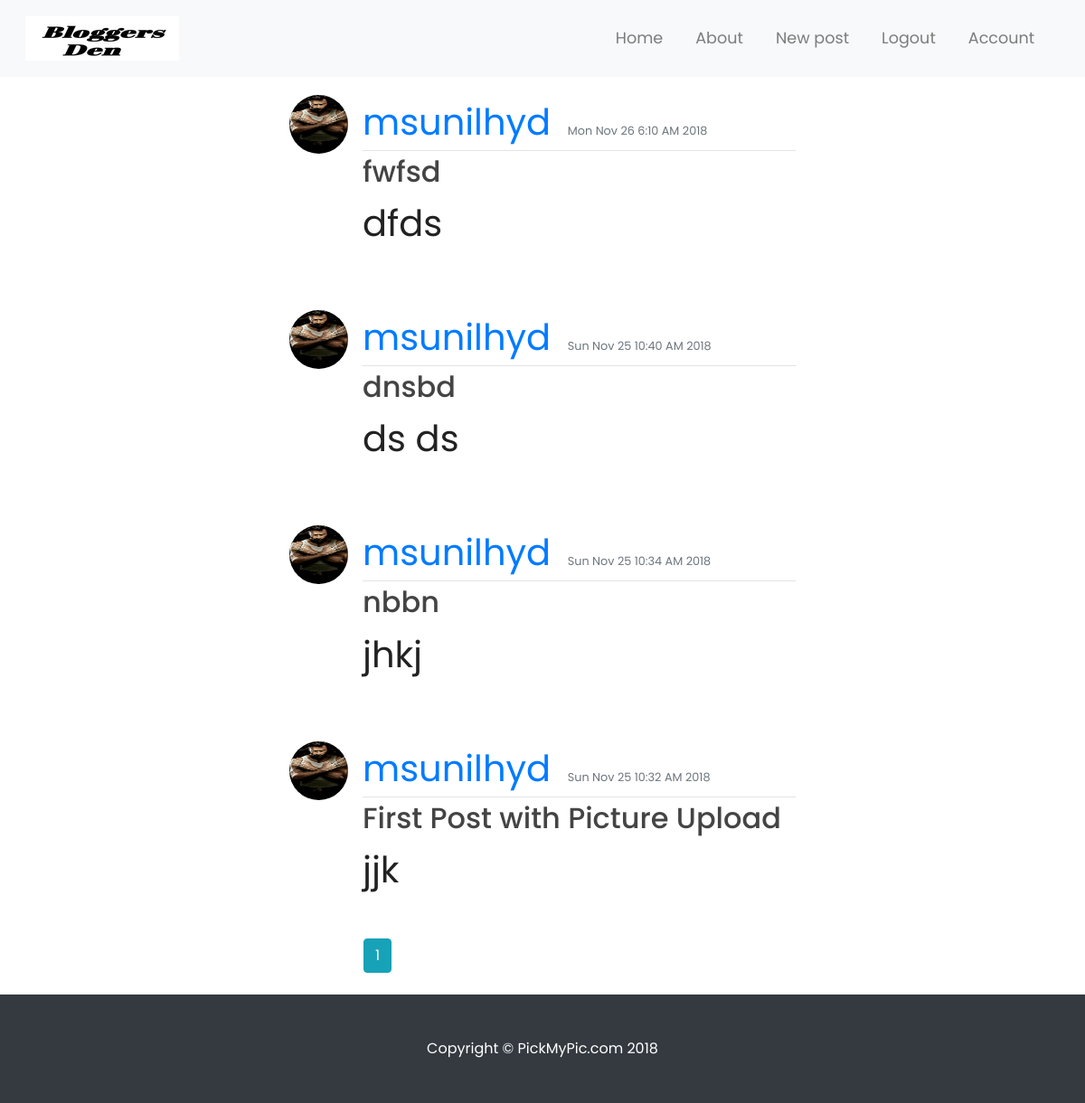
Screenshot of / (signed in) with the database file from the repository.
### flaskBlog/models.py (models this page shows, shortened)
class Post(db.Model):
	id = db.Column(db.Integer, primary_key=True)
	title = db.Column(db.String(100), nullable=False)
	date_posted = db.Column(db.DateTime(timezone=True), nullable=False, default=datetime.now)
	content = db.Column(db.Text, nullable=False)
	post_image_file = db.Column(db.String(30))
	user_id = db.Column(db.Integer, db.ForeignKey('user.id'), nullable=False)

class User(db.Model, UserMixin):
	id = db.Column(db.Integer, primary_key=True)
	username = db.Column(db.String(20), unique=True, nullable=False)
	email = db.Column(db.String(20), unique=True, nullable=False)
	image_file = db.Column(db.String(20), nullable=False, default='default.jpg')
	password = db.Column(db.String(60), nullable=False)
	posts = db.relationship('Post', backref='author', lazy=True)

### flaskBlog/routes.py (the view)
@app.route("/")
def main():
	page = request.args.get('page', 1, type=int)
	posts = Post.query.order_by(Post.date_posted.desc()).paginate(page=page, per_page=5)
	return render_template('home.html', posts=posts)

### flaskBlog/models.py (called while the page is built)
@login_manager.user_loader
def load_user(user_id):
	return User.query.get(int(user_id))

### flaskBlog/templates/home.html (shortened to what this page needs)
{% extends "layout.html" %}
{% block content %}
{% if current_user.is_authenticated %}
	{% for post in posts.items %}
		<article class="media content-section">
			<img class="rounded-circle article-img" src="{{ url_for('static', filename = 'profile_pics/'+ post.author.image_file) }}">
			<div class="media-body">
				<div class="article-metadata">
					<a class="mr-2 article-user-name" href="{{ url_for('user_posts', username=post.author.username) }}">
						{{ post.author.username}}
					</a>
					<small class="text-muted">
						{{ post.date_posted.strftime('%a %b %d %l:%M %p %Y') }}
					</small>
				</div>
				<h2> <a class="article-title" href="{{ url_for('post', post_id=post.id) }}">
					 	{{ post.title }}
					 </a>
				</h2>
				<p class="article-content">
					{{ post.content }}
				</p>
			</div>
		</article>
	{% endfor %}
<div class="iterations">
	{% for page_num in posts.iter_pages() %}
		{% if page_num %}
			{% if page_num == posts.page %}
				<a class="btn btn-info mb-4" href="{{ url_for('home', page=page_num) }}">{{ page_num }}</a>
			{% else %}
					<a class="btn btn-outline-info mb-4" href="{{ url_for('home', page=page_num) }}">{{ page_num }}</a>
			{% endif%}
		{% else %}
		...
		{% endif%}
	{% endfor %}
</div>
{% else %}
			<div class="media-body">
				<div class="article-metadata">
				<h2> Please Login ! </h2>
				</div>
			</div>
{% endif  %}
{% endblock content %}

### flaskBlog/templates/layout.html (shortened to what this page needs)
<!DOCTYPE html>
<html>
<head>
	<link rel="stylesheet" href="https://maxcdn.bootstrapcdn.com/bootstrap/4.0.0/css/bootstrap.min.css">
    <link rel="stylesheet" type="text/css" href=" {{ url_for('static', filename='main.css')}} " >
</head>
<body bgcolor="#E6E6FA">
	<nav class="navbar navbar-expand-md navbar-light bg-light sticky-top">
		<div class="container-fluid">
			<a class="navbar-brand" href="/"><img src="{{ url_for('static',
	       filename='nav/logo.png')}}"></a>
			<div class="collapse navbar-collapse" id="navbarResponsive">
				<ul class="navbar-nav ml-auto">
					<li class="nav-item-active">
						<a class="nav-link" href="{{ url_for('home') }}">Home</a>
					</li>
					<li class="nav-item-active">
						<a class="nav-link" href="{{ url_for('about') }}">About</a>
					</li>
					{% if current_user.is_authenticated %}
					<li class="nav-item-active">
						<a class="nav-link" href="{{ url_for('new_post') }}">New post</a>
					</li>
					<li class="nav-item-active">
						<a class="nav-link" href="{{ url_for('logout') }}">Logout</a>
					</li>
					<li class="nav-item-active">
						<a class="nav-link" href="{{ url_for('account') }}">Account</a>
					</li>
					{% endif %}
				</ul>
			</div>
		</div>
	</nav>
		{% block content %}
		{% endblock %}
    <footer class="py-5 bg-dark">
      <div class="container">
        <p class="m-0 text-center text-white">Copyright &copy; PickMyPic.com 2018</p>
      </div>
    </footer>
</body>
</html>

### flaskBlog/static/main.css (style rules this page uses)
html, body { height: 100%; width: 100%; font-family: 'Poppins', sans-serif; color:#222; }
.iterations { padding-left: 402px }
.article-user-name { font-size: 2.5rem; }
.navbar { padding: .8rem; }
.navbar-nav li { padding-right: 20px; }
.nav-link { font-size: 1.1em !important; }
.content-section { background: #ffffff; padding: 20px 20px 20px 20px; margin-bottom: 10px; margin-right: 300px; margin-left: 300px; }
.article-title { color: #444444; }
.article-content { font-size: 2.5rem; }
.article-img { height: 65px; width: 65px; margin-right: 16px; }
.article-metadata { padding-bottom: 1px; margin-bottom: 4px; border-bottom: 1px solid #e3e3e3 }

### rows the page displays
Post: image_file (placeholder picture), author.username "msunilhyd", date_posted "Mon Nov 26 6:10 AM 2018", title "fwfsd", content "dfds"
Post: image_file (placeholder picture), author.username "msunilhyd", date_posted "Sun Nov 25 10:40 AM 2018", title "dnsbd", content "ds ds"
Post: image_file (placeholder picture), author.username "msunilhyd", date_posted "Sun Nov 25 10:34 AM 2018", title "nbbn", content "jhkj"
Post: image_file (placeholder picture), author.username "msunilhyd", date_posted "Sun Nov 25 10:32 AM 2018", title "First Post with Picture Upload", content "jjk"

### other values shown
{{ page_num }} "1"
